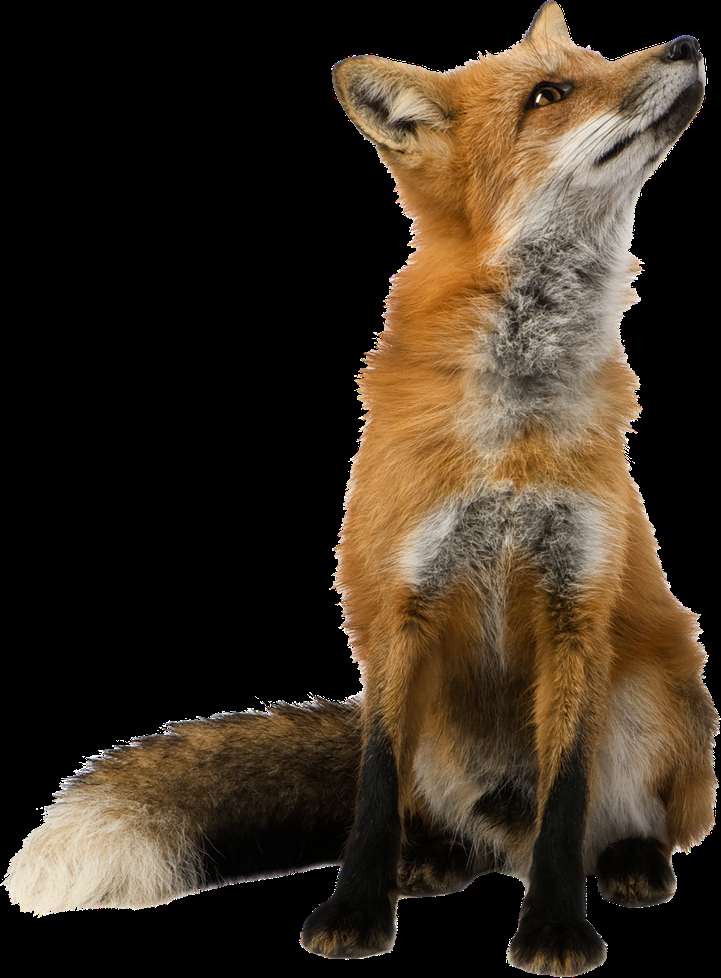
#> input picture Fox-PNG-File.png, 721 x 978 px, shrunk from 944 x 1280 before the run
$ python cartoon.py
#> lines starting #> are read from the running program, lines starting #| are printed output that depends on the picture
import cv2
# for reading images and videos
import numpy as np
# for mathematical operations and array manipulation on images

img = cv2.imread('Fox-PNG-File.png')
#> img is the input picture: shape (978, 721, 3); mean B, G, R 31.6, 44.9, 56.8
# read the image file and store it into img variable

grey= cv2.cvtColor(img,cv2.COLOR_BGR2GRAY)
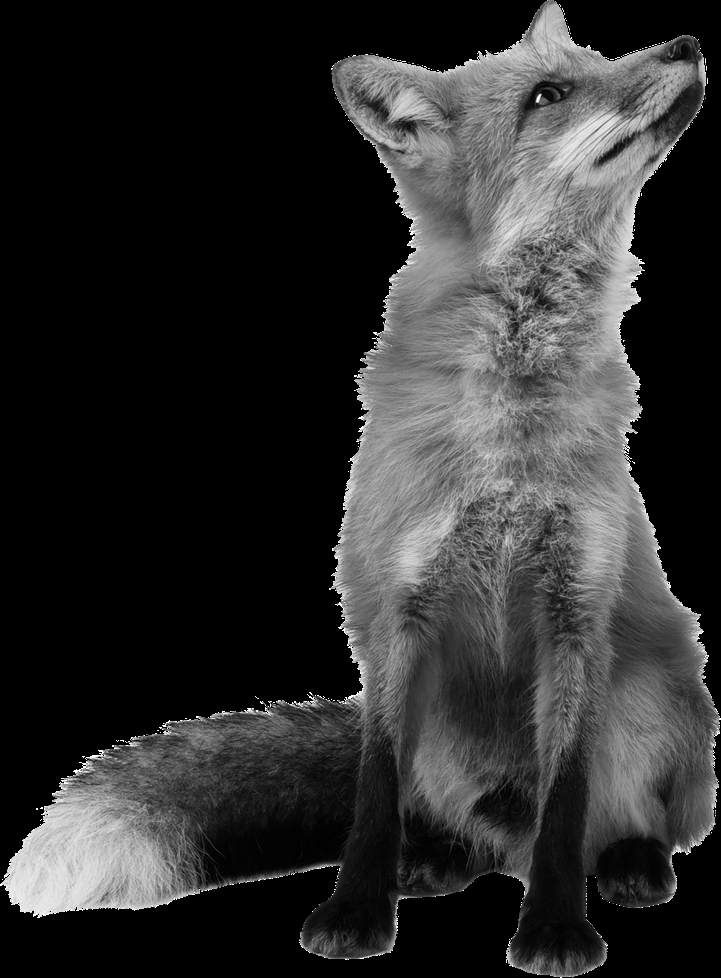
#> grey: shape (978, 721); min 0, max 255, mean 47
# turns the image into grey color
grey=cv2.medianBlur(grey,5)

cv2.imshow("GREY IMAGE",grey)

edges = cv2.Canny(grey,10, 90)
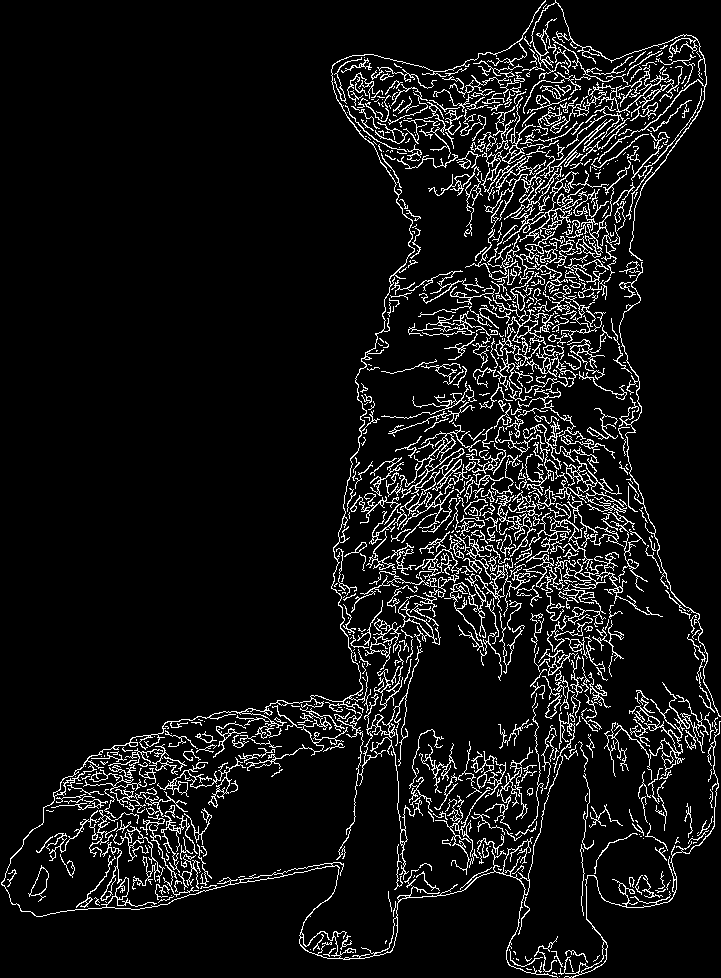
#> edges: shape (978, 721); 8.1% white in thin lines or dots
cv2.imshow(" EDGES ",edges)

mask = np.zeros_like(edges)
#np.zeros_like is used to create a matrix of zeros with the same shape as the edges matrix
mask[edges== 0] = 1
# mask[edges==0]=1 is used to make the edges white

mask = mask.astype(np.uint8)
# mask is used to remove the noise from the image and to smoothen the image

#cartoonization
color=cv2.bilateralFilter(img,9,250,250)
cv2.imshow("COLOR IMAGE",color)

#bilateral filter is used to reduce the noise and smoothen the image
cartoon=cv2.bitwise_or(color,color,mask = mask)
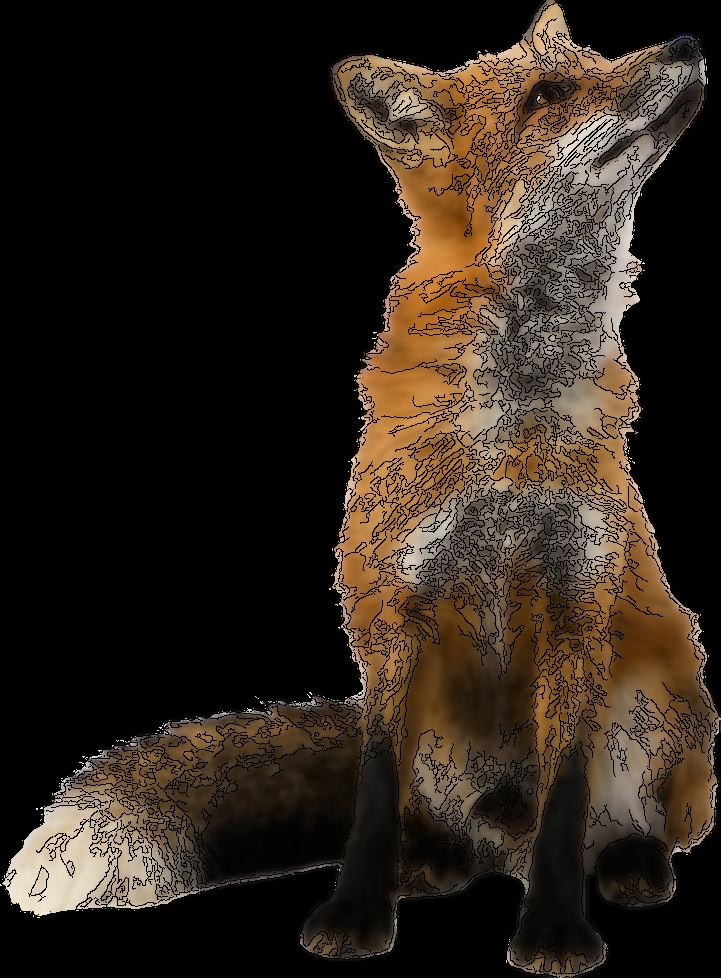
#> cartoon: shape (978, 721, 3); mean B, G, R 25.2, 36.1, 46
# bitwise_or is used to combine the two images with or operation mixing color and mask image
# mask has black edges and color has the colored image so combing them both in one leaves out the edges making them go black

#bitwise and is used to combine the two images
cv2.imshow("CARTOONIZED IMAGE",cartoon)
cv2.imwrite("cartoonized_image.png",cartoon)

cv2.waitKey(0)
# waitkey is used to display the image for infinite time
cv2.destroyAllWindows()
# destroyAllWindows is used to destroy all the windows created
